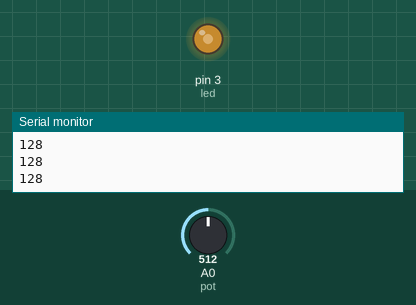
This sketch was run on a simulated Arduino Uno, built with avr-gcc and run on an emulated ATmega328P. On the bench: output pins drawn as LEDs (lit = HIGH), the last lines printed to the serial monitor. The test bench sets the inputs (shaded band); at power-on: A0 (pot) = 512.

Above: at 1.2 s.
1.3 s: A0 (pot) set to 716
At 2.2 s:
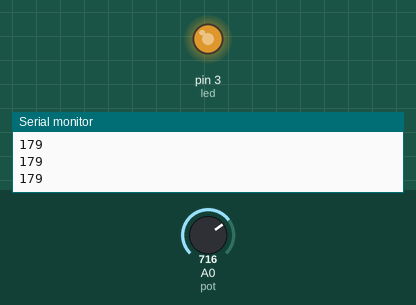
2.8 s: A0 (pot) set to 900
At 3.5 s:
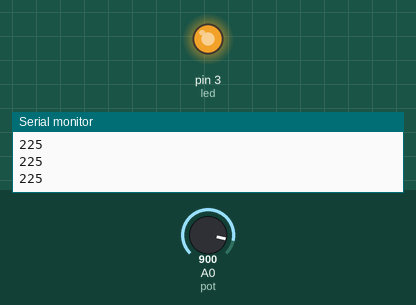
4.3 s: A0 (pot) set to 122
At 5.5 s:
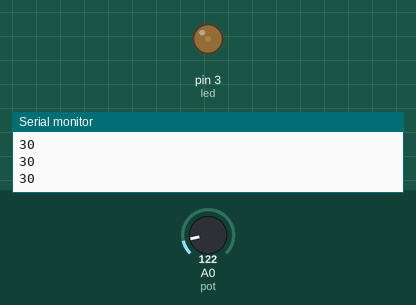
5.8 s: A0 (pot) set to 0
At 6.9 s:
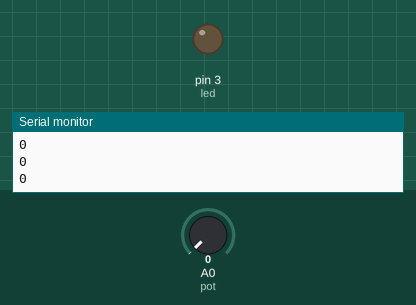
Timing chart, 0 to 8.3 s (numbered marks = the images above; inputs shaded):
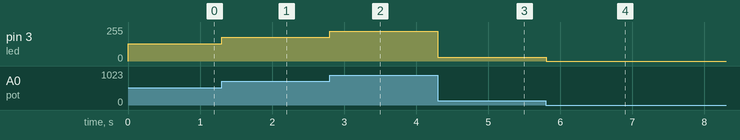

The sketch:

Main.ino
```cpp
const byte led = 3;
const byte pot = A0;

int valorPot = 0;

void setup()
{
	pinMode(led, OUTPUT);
    Serial.begin(9600);
}

void loop()
{
    //Si no se coloca el /4, entonces el potenciometro tendrá
    //cuatro regiones distintas en las que actúa
	valorPot = analogRead(pot); //se lee de 0 a 1023
    analogWrite(led, valorPot/4); //se escribe de 0 a 255
    Serial.println(valorPot/4);
}
```

Measured:
- after the input at 1.3 s, pin 3 (led): 128/255 → 179/255 at once
- after the input at 2.8 s, pin 3 (led): 179/255 → 225/255 at once
- after the input at 4.3 s, pin 3 (led): 225/255 → 30/255 at once
- after the input at 5.8 s, pin 3 (led): 30/255 → 0/255 at once
